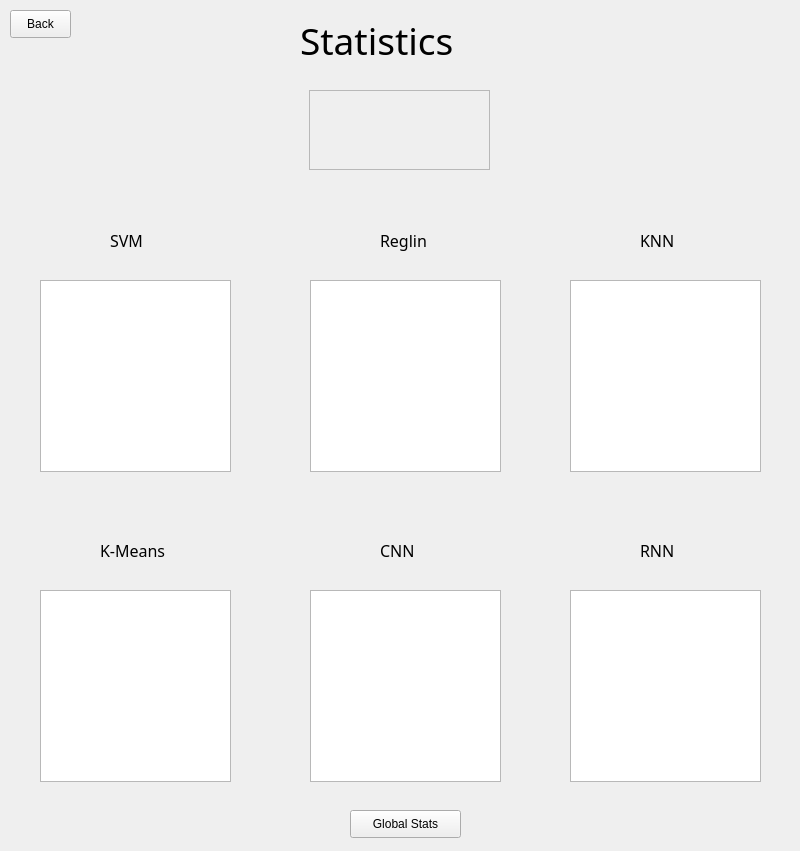
<?xml version="1.0" encoding="UTF-8"?>
<ui version="4.0">
 <class>MainWindow</class>
 <widget class="QMainWindow" name="MainWindow">
  <property name="geometry">
   <rect>
    <x>0</x>
    <y>0</y>
    <width>800</width>
    <height>851</height>
   </rect>
  </property>
  <property name="windowTitle">
   <string>MainWindow</string>
  </property>
  <widget class="QWidget" name="centralwidget">
   <widget class="QLabel" name="label">
    <property name="geometry">
     <rect>
      <x>300</x>
      <y>10</y>
      <width>221</width>
      <height>61</height>
     </rect>
    </property>
    <property name="font">
     <font>
      <family>Book Antiqua</family>
      <pointsize>28</pointsize>
     </font>
    </property>
    <property name="text">
     <string>Statistics</string>
    </property>
   </widget>
   <widget class="QFrame" name="frame">
    <property name="geometry">
     <rect>
      <x>309</x>
      <y>90</y>
      <width>181</width>
      <height>80</height>
     </rect>
    </property>
    <property name="frameShape">
     <enum>QFrame::StyledPanel</enum>
    </property>
    <property name="frameShadow">
     <enum>QFrame::Raised</enum>
    </property>
    <widget class="QLabel" name="username">
     <property name="geometry">
      <rect>
       <x>0</x>
       <y>10</y>
       <width>181</width>
       <height>61</height>
      </rect>
     </property>
     <property name="text">
      <string/>
     </property>
    </widget>
   </widget>
   <widget class="QLabel" name="label_2">
    <property name="geometry">
     <rect>
      <x>110</x>
      <y>220</y>
      <width>61</width>
      <height>41</height>
     </rect>
    </property>
    <property name="font">
     <font>
      <family>Book Antiqua</family>
      <pointsize>12</pointsize>
     </font>
    </property>
    <property name="text">
     <string>SVM</string>
    </property>
   </widget>
   <widget class="QLabel" name="label_3">
    <property name="geometry">
     <rect>
      <x>380</x>
      <y>220</y>
      <width>71</width>
      <height>41</height>
     </rect>
    </property>
    <property name="font">
     <font>
      <family>Book Antiqua</family>
      <pointsize>12</pointsize>
     </font>
    </property>
    <property name="text">
     <string>Reglin</string>
    </property>
   </widget>
   <widget class="QLabel" name="label_4">
    <property name="geometry">
     <rect>
      <x>640</x>
      <y>220</y>
      <width>71</width>
      <height>41</height>
     </rect>
    </property>
    <property name="font">
     <font>
      <family>Book Antiqua</family>
      <pointsize>12</pointsize>
     </font>
    </property>
    <property name="text">
     <string>KNN</string>
    </property>
   </widget>
   <widget class="QListWidget" name="svmList">
    <property name="geometry">
     <rect>
      <x>40</x>
      <y>280</y>
      <width>191</width>
      <height>192</height>
     </rect>
    </property>
   </widget>
   <widget class="QListWidget" name="reglinList">
    <property name="geometry">
     <rect>
      <x>310</x>
      <y>280</y>
      <width>191</width>
      <height>192</height>
     </rect>
    </property>
   </widget>
   <widget class="QListWidget" name="knnList">
    <property name="geometry">
     <rect>
      <x>570</x>
      <y>280</y>
      <width>191</width>
      <height>192</height>
     </rect>
    </property>
   </widget>
   <widget class="QListWidget" name="cnnList">
    <property name="geometry">
     <rect>
      <x>310</x>
      <y>590</y>
      <width>191</width>
      <height>192</height>
     </rect>
    </property>
   </widget>
   <widget class="QLabel" name="label_8">
    <property name="geometry">
     <rect>
      <x>380</x>
      <y>530</y>
      <width>71</width>
      <height>41</height>
     </rect>
    </property>
    <property name="font">
     <font>
      <family>Book Antiqua</family>
      <pointsize>12</pointsize>
     </font>
    </property>
    <property name="text">
     <string>CNN</string>
    </property>
   </widget>
   <widget class="QListWidget" name="rnnList">
    <property name="geometry">
     <rect>
      <x>570</x>
      <y>590</y>
      <width>191</width>
      <height>192</height>
     </rect>
    </property>
   </widget>
   <widget class="QLabel" name="label_9">
    <property name="geometry">
     <rect>
      <x>100</x>
      <y>530</y>
      <width>101</width>
      <height>41</height>
     </rect>
    </property>
    <property name="font">
     <font>
      <family>Book Antiqua</family>
      <pointsize>12</pointsize>
     </font>
    </property>
    <property name="text">
     <string>K-Means</string>
    </property>
   </widget>
   <widget class="QListWidget" name="kmeansList">
    <property name="geometry">
     <rect>
      <x>40</x>
      <y>590</y>
      <width>191</width>
      <height>192</height>
     </rect>
    </property>
   </widget>
   <widget class="QLabel" name="label_10">
    <property name="geometry">
     <rect>
      <x>640</x>
      <y>530</y>
      <width>71</width>
      <height>41</height>
     </rect>
    </property>
    <property name="font">
     <font>
      <family>Book Antiqua</family>
      <pointsize>12</pointsize>
     </font>
    </property>
    <property name="text">
     <string>RNN</string>
    </property>
   </widget>
   <widget class="QPushButton" name="back">
    <property name="geometry">
     <rect>
      <x>10</x>
      <y>10</y>
      <width>61</width>
      <height>28</height>
     </rect>
    </property>
    <property name="text">
     <string>Back</string>
    </property>
   </widget>
   <widget class="QPushButton" name="global_stats">
    <property name="geometry">
     <rect>
      <x>350</x>
      <y>810</y>
      <width>111</width>
      <height>28</height>
     </rect>
    </property>
    <property name="text">
     <string>Global Stats</string>
    </property>
   </widget>
  </widget>
 </widget>
 <resources/>
 <connections/>
</ui>
